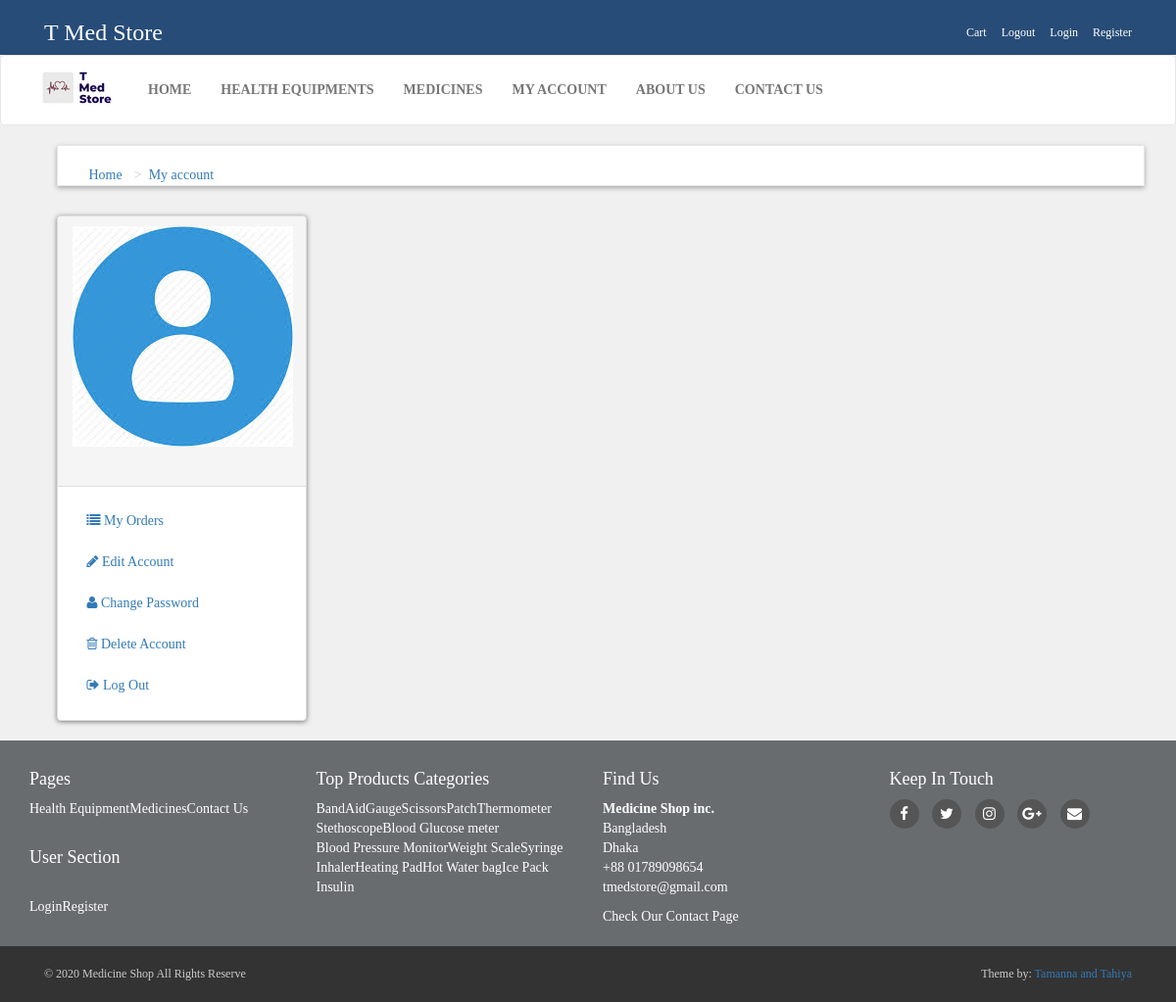
The app's page /customer_account.php with its own data.
### tables this page shows
CREATE TABLE `about_us_images` (
  `ID` int(11) NOT NULL,
  `location` varchar(100) NOT NULL
);

CREATE TABLE `health_equipment_cat` (
  `health_equipment_cat_id` int(10) NOT NULL,
  `health_equipment_cat_title` text NOT NULL,
  `health_equipment_cat_desc` text NOT NULL
);

### includes/Starting.php (the view, shortened to what this page needs)
<div id="top">
       <div class="container">
           <div class="col-md-6 offer">
                <h3>T Med Store</h3>
           </div>
           <div class="col-md-6">
               <ul class="menu">
                   <li>
                       <a href="customer_register.php">Register</a>
                   </li>
                   <li>
                       <a href="customer_login.php">Login</a>
                   </li>
                   <li>
                       <a href="logout.php">Logout</a>
                   </li>
                   <li>
                       <a href="cart.php">Cart</a>
                   </li>
               </ul>
           </div>
       </div>
   </div>
   <div id="navbar" class="navbar navbar-default">
       <div class="container">
           <div class="navbar-header">
               <a href="index.php" class="navbar-brand home">
                 <?php
                 $conn = mysqli_connect("localhost","root","","170204048");
                 $query2 = "select * from about_us_images where ID = '2'";
                 $result = $conn-> query($query2);
                 $resultCheck = mysqli_num_rows($result);
                 if ($resultCheck > 0 ) {
                   while($row = mysqli_fetch_assoc($result)){
                     $display_image1=$row["location"];
                   }
                 }
                  ?>
                  <img src="<?php echo $display_image1; ?>" alt="T MED STORE" class="hidden-xs">
               </a>
           </div>
           <div class="navbar-collapse collapse" id="navigation">
               <div class="padding-nav">
                   <ul class="nav navbar-nav left">
                       <li class="<?php if($active=='Home') echo"active"; ?>">
                           <a href="index.php">Home</a>
                       </li>
                       <li class="dropdown <?php if($active=='HEALTH EQUIPMENTS') echo"active"; ?>">
                          <a href="HealthEquipment.php" class="dropbtn">HEALTH EQUIPMENTS</a>
                       </li>
                        <li class="dropdown <?php if($active=='MEDICINES') echo"active"; ?>">
                            <a href="Medicines.php" class="dropbtn">MEDICINES</a>
                       </li>
                       <li class="<?php if($active=='My Account') echo"active"; ?>">
                           <a href="customer_account_intermediate.php">My Account</a>
                       </li>
                       <li class="<?php if($active=='About Us') echo"active"; ?>">
                           <a href="about_us.php">About Us</a>
                       </li>
                        <li class="<?php if($active=='Contact Us') echo"active"; ?>">
                           <a href="contact_us.php">Contact Us</a>
                       </li>
                   </ul>
               </div>
               </div>
           </div>
       </div>

### includes/footer.php
<div id="footer">
    <div class="container">
        <div class="row">
            <div class="col-sm-6 col-md-3">
               <h4>Pages</h4>
                <ul>
                    <li><a href="HealthEquipment.php">Health Equipment</a></li>
                    <li><a href="Medicines.php">Medicines</a></l
                    <li><a href="contact_us.php">Contact Us</a></li>
                </ul>
                <br>
                <br>
                <h4>User Section</h4>
                <br>
                <ul>
                    <li><a href="customer_login.php">Login</a></li>
                    <li><a href="customer_register.php">Register</a></li>
                </ul>
            </div>
            <div class="com-sm-6 col-md-3">
                <h4>Top Products Categories</h4>
                <ul>
                   <?php
                        $get_p_cats = "select * from health_equipment_cat";
                        $run_p_cats = mysqli_query($con,$get_p_cats);
                        while($row_p_cats=mysqli_fetch_array($run_p_cats)){
                            $p_cat_id = $row_p_cats['health_equipment_cat_id'];
                            $p_cat_title = $row_p_cats['health_equipment_cat_title'];
                            echo "
                                <li>
                                    <a href='HealthEquipment.php?p_cat_id=$p_cat_id'>
                                        $p_cat_title
                                    </a>
                                </li>
                            ";
                        }
                    ?>
                </ul>
            </div>
            <div class="col-sm-6 col-md-3">
                <h4>Find Us</h4>
                <p>
                    <strong>Medicine Shop inc.</strong>
                    <br/>Bangladesh
                    <br/>Dhaka
                    <br/>+88 01789098654
                    <br/>tmedstore@gmail.com
                    <br/><strong></strong>
                </p>
                <a href="contact_us.php">Check Our Contact Page</a>
            </div>
            <div class="col-sm-6 col-md-3">
                <h4>Keep In Touch</h4>
                <p class="social">
                    <a href="#" class="fa fa-facebook"></a>
                    <a href="#" class="fa fa-twitter"></a>
                    <a href="#" class="fa fa-instagram"></a>
                    <a href="#" class="fa fa-google-plus"></a>
                    <a href="#" class="fa fa-envelope"></a>
                </p>
            </div>
        </div>
    </div>
</div>
<div id="copyright">
    <div class="container">
        <div class="col-md-6">
            <p class="pull-left">&copy; 2020 Medicine Shop All Rights Reserve</p>
        </div>
        <div class="col-md-6">
            <p class="pull-right">Theme by: <a href="#">Tamanna and Tahiya</a></p>
        </div>
    </div>
</div>

### css/style.css (style rules this page uses)
body { font-size: 14px; line-height: 1.42857143; color: #333333; background: #f0f0f0; overflow-x: hidden; font-family: "Times New Roman", Times, serif; }
#top { background: #274C77; padding: 0 0; color: #fff; font-family: serif; }
#top ul.menu { padding-top: 25px; margin: 0px; text-align: right; font-size: 12px; list-style: none; }
#top ul.menu > li { display: inline-block; float: right; padding-left: 15px; }
#top ul.menu > li a { color: #fff; }
.navbar { background: #ffffff; }
.navbar-brand { float: left; padding: 10px 15px; font-size: 18px; line-height: 20px; height: 70px; }
.navbar ul.nav > li > a { text-transform: uppercase; font-weight: bold; font-size: 14px; }
.padding-nav { padding-top: 10px; }
li { float: left; }
li.dropdown { display: inline-block; }
#footer { background: #686C6F; padding: 20px 0; color: #fff; }
#footer a { color: #fff; padding: 0; text-decoration: none; }
#footer ul { list-style: none; padding-left: 0px; }
#footer .social { text-align: left; }
#footer .social a { margin: 0px 10px 0px 0px; display: inline-block; color: #ffffff; width: 30px; height: 30px; border-radius: 15px; line-height: 30px; font-size: 15px; text-align: center; vertical-align: bottom; background: #555555; text-decoration: none; }
#copyright { background: #333333; color: #cccccc; padding: 20px 0px; font-size: 12px; }
#copyright p { margin: 0px; }

### records on screen
about_us_images: location (picture)
health_equipment_cat: health_equipment_cat_title "BandAid"
health_equipment_cat: health_equipment_cat_title "Gauge"
health_equipment_cat: health_equipment_cat_title "Scissors"
health_equipment_cat: health_equipment_cat_title "Patch"
health_equipment_cat: health_equipment_cat_title "Thermometer"
health_equipment_cat: health_equipment_cat_title "Stethoscope"
health_equipment_cat: health_equipment_cat_title "Blood Glucose meter"
health_equipment_cat: health_equipment_cat_title "Blood Pressure Monitor"
health_equipment_cat: health_equipment_cat_title "Weight Scale"
health_equipment_cat: health_equipment_cat_title "Syringe"
health_equipment_cat: health_equipment_cat_title "Inhaler"
health_equipment_cat: health_equipment_cat_title "Heating Pad"
health_equipment_cat: health_equipment_cat_title "Hot Water bag"
health_equipment_cat: health_equipment_cat_title "Ice Pack"
health_equipment_cat: health_equipment_cat_title "Insulin"
